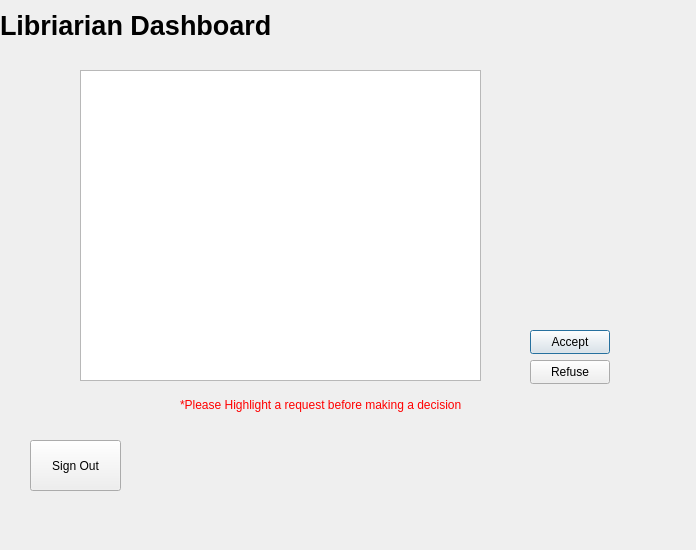
<?xml version="1.0" encoding="UTF-8"?>
<ui version="4.0">
 <class>Librarian</class>
 <widget class="QDialog" name="Librarian">
  <property name="geometry">
   <rect>
    <x>0</x>
    <y>0</y>
    <width>696</width>
    <height>550</height>
   </rect>
  </property>
  <property name="windowTitle">
   <string>Dialog</string>
  </property>
  <widget class="QLabel" name="MainTitle">
   <property name="geometry">
    <rect>
     <x>0</x>
     <y>0</y>
     <width>341</width>
     <height>51</height>
    </rect>
   </property>
   <property name="text">
    <string>&lt;html&gt;&lt;head/&gt;&lt;body&gt;&lt;p&gt;&lt;span style=&quot; font-size:20pt; font-weight:700;&quot;&gt;Libriarian Dashboard&lt;/span&gt;&lt;/p&gt;&lt;/body&gt;&lt;/html&gt;</string>
   </property>
  </widget>
  <widget class="QListWidget" name="ActiveRequests">
   <property name="geometry">
    <rect>
     <x>80</x>
     <y>70</y>
     <width>401</width>
     <height>311</height>
    </rect>
   </property>
   <property name="font">
    <font>
     <pointsize>10</pointsize>
     <bold>true</bold>
     <underline>true</underline>
     <kerning>false</kerning>
    </font>
   </property>
   <property name="styleSheet">
    <string notr="true">color: white;</string>
   </property>
  </widget>
  <widget class="QPushButton" name="acceptButton">
   <property name="geometry">
    <rect>
     <x>530</x>
     <y>330</y>
     <width>80</width>
     <height>24</height>
    </rect>
   </property>
   <property name="text">
    <string>Accept</string>
   </property>
  </widget>
  <widget class="QPushButton" name="refuseButton">
   <property name="geometry">
    <rect>
     <x>530</x>
     <y>360</y>
     <width>80</width>
     <height>24</height>
    </rect>
   </property>
   <property name="text">
    <string>Refuse</string>
   </property>
  </widget>
  <widget class="QLabel" name="warningLabel">
   <property name="geometry">
    <rect>
     <x>180</x>
     <y>390</y>
     <width>301</width>
     <height>31</height>
    </rect>
   </property>
   <property name="text">
    <string>&lt;html&gt;&lt;head/&gt;&lt;body&gt;&lt;p&gt;&lt;span style=&quot; color:#ff0000;&quot;&gt;*Please Highlight a request before making a decision&lt;/span&gt;&lt;/p&gt;&lt;/body&gt;&lt;/html&gt;</string>
   </property>
  </widget>
  <widget class="QPushButton" name="signOutPushButton">
   <property name="geometry">
    <rect>
     <x>30</x>
     <y>440</y>
     <width>91</width>
     <height>51</height>
    </rect>
   </property>
   <property name="text">
    <string>Sign Out</string>
   </property>
  </widget>
  <widget class="QLabel" name="backpic">
   <property name="geometry">
    <rect>
     <x>-10</x>
     <y>-10</y>
     <width>711</width>
     <height>571</height>
    </rect>
   </property>
   <property name="font">
    <font>
     <pointsize>12</pointsize>
     <bold>true</bold>
     <underline>false</underline>
     <kerning>true</kerning>
    </font>
   </property>
   <property name="autoFillBackground">
    <bool>false</bool>
   </property>
   <property name="text">
    <string/>
   </property>
   <property name="wordWrap">
    <bool>false</bool>
   </property>
  </widget>
 </widget>
 <resources/>
 <connections/>
</ui>
